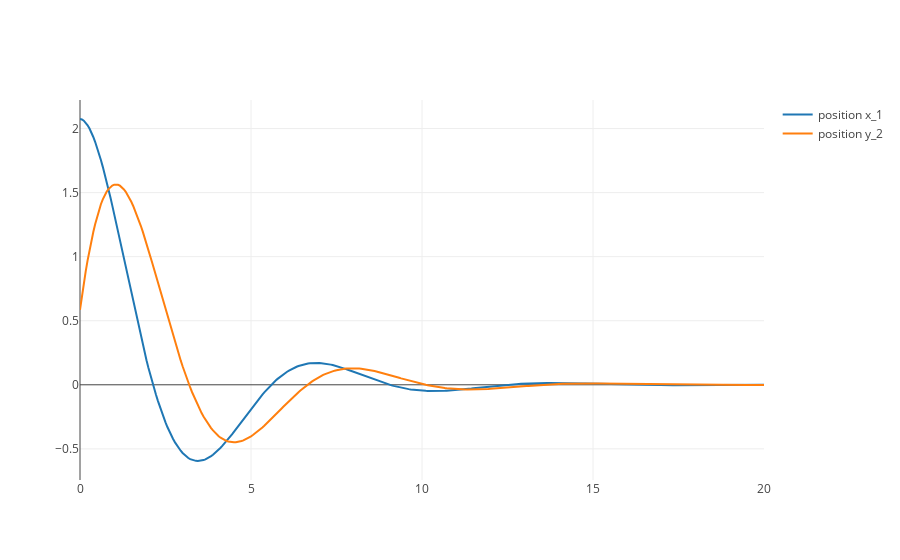
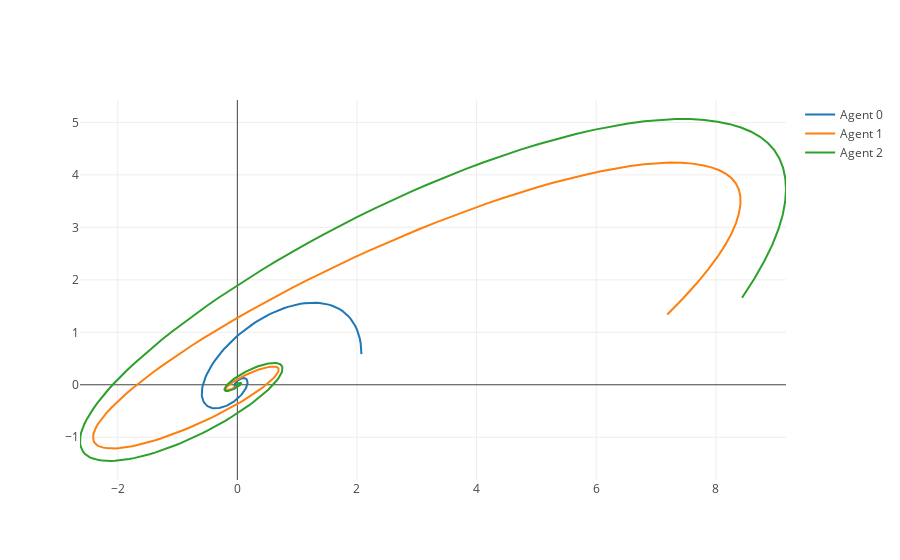

Here is the notebook cell these charts were saved with, in order:
### Code cell
def get_s_dot(s,t,u):
    s_i = [s[i*nStates:(i+1)*nStates]  for i in agents]
    s_dot_i = [get_s_dot_i(t, s_i[i], u_i[i], AgentPars)   for i in agents]
    return np.concatenate(s_dot_i)

# Initial Conditions
s_start = 2.5 * np.random.randn(2*n*N) + 3

# Initialize empty result vectors
t_history = np.empty(shape=[1,      0 ]) 
s_history = np.empty(shape=[N*nStates, 0]) 
end = -1

# At every sample do
for tnow in t_discrete:
    
    # List of all the control inputs
    
     
    r_i = [s_start[2*i*n:(2*i+1)*n] for i in agents]
    
    u_i = [-1*r_i[i] for i in agents]
        
    t_sim = np.linspace(tnow,tnow+dt,odesteps_per_timesample)
    s_sim = odeint(get_s_dot, s_start, t_sim, args=(u_i,)).T
    
    ## The final y state is the initial state for next time
    s_start = s_sim[:,end]
       
    # Append the results
    t_history = np.append(t_history,t_sim)
    s_history = np.append(s_history,s_sim, axis = 1)

    
## Match time and output signals for plotting    
posx_plot = Scatter(x = t_history, y = s_history[0, :], name = 'position x_1')   
posy_plot = Scatter(x = t_history, y = s_history[1, :], name = 'position y_2')   



position_traces = [Scatter(x = s_history[i*nStates, :], y = s_history[i*nStates+1, :], name = 'Agent ' + str(i))  for i in agents]
    
# Plot results inline    
iplot([posx_plot,posy_plot])
iplot(position_traces)


print()

### Figure 1 — Plotly figure (JSON) as saved in the notebook; plotly's stock layout.template omitted (floating-point values rounded to 4 significant figures; data arrays with more than 128 entries replaced by an {"elided": "..."} marker saying what was removed)
{"data": [{"name": "position x_1", "type": "scatter", "x": {"elided": "400 float values"}, "y": {"elided": "400 float values"}}, {"name": "position y_2", "type": "scatter", "x": {"elided": "400 float values"}, "y": {"elided": "400 float values"}}], "layout": {}}

### Figure 2 — Plotly figure (JSON) as saved in the notebook; plotly's stock layout.template omitted (floating-point values rounded to 4 significant figures; data arrays with more than 128 entries replaced by an {"elided": "..."} marker saying what was removed)
{"data": [{"name": "Agent 0", "type": "scatter", "x": {"elided": "400 float values"}, "y": {"elided": "400 float values"}}, {"name": "Agent 1", "type": "scatter", "x": {"elided": "400 float values"}, "y": {"elided": "400 float values"}}, {"name": "Agent 2", "type": "scatter", "x": {"elided": "400 float values"}, "y": {"elided": "400 float values"}}], "layout": {}}
